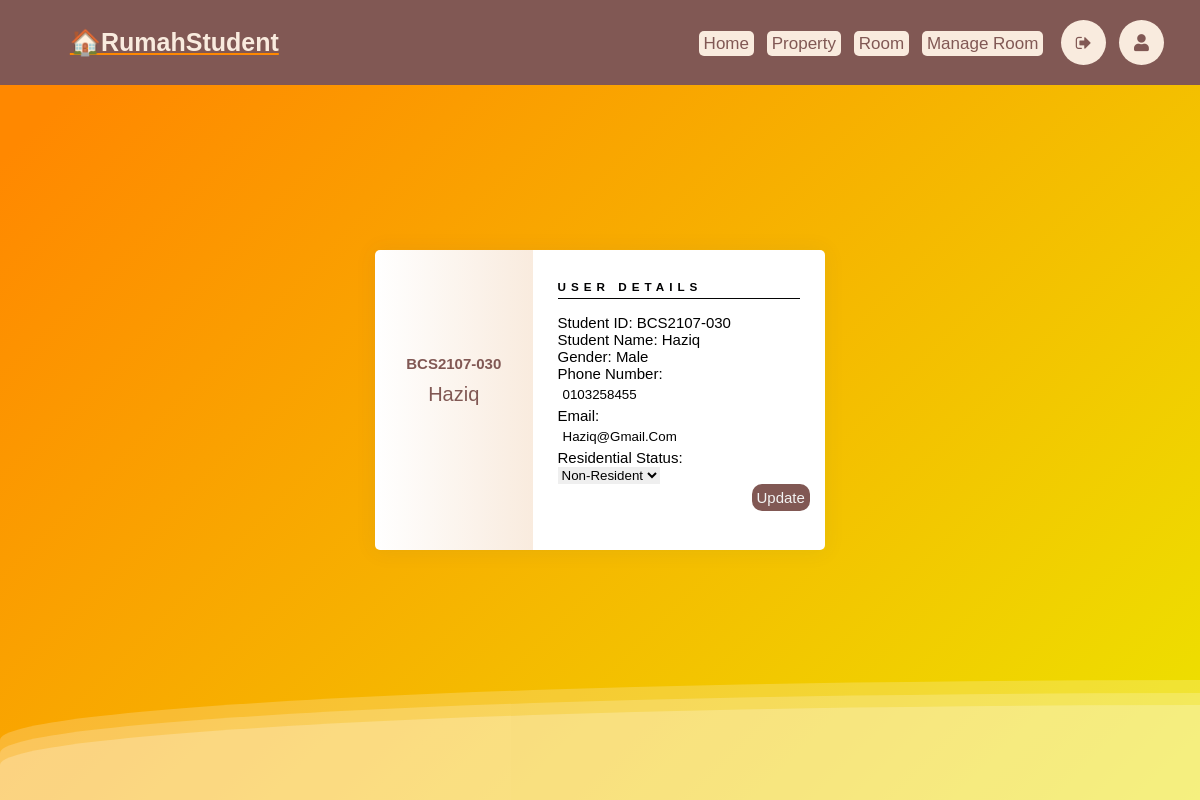
/index/user_profile (signed in), run on the app's committed database.
### HouseRental/models.py (models this page shows, shortened)
class CustomUser(AbstractBaseUser, PermissionsMixin):
    ROLE_CHOICES = (
        ('admin', 'Admin'),
        ('student', 'Student'),
    )
    customID = models.CharField(max_length=15, unique=True)
    role = models.CharField(max_length=10, choices=ROLE_CHOICES, default='student')
    is_staff = models.BooleanField(default=False)
    is_active = models.BooleanField(default=True)
    objects = CustomUserManager()
    USERNAME_FIELD = 'customID'
    REQUIRED_FIELDS = []
    @property
    def is_student(self):
        return self.role == 'student'

class Student(models.Model):
    GENDER_CHOICES = [
        ('Male', 'Male'),
        ('Female', 'Female'),
    ]
    RESIDENTIAL_CHOICES = [
        ('Resident', 'Resident'),
        ('Non-resident', 'Non-resident'),
    ]
    user = models.OneToOneField(CustomUser, on_delete=models.CASCADE, primary_key=True)
    studentName=models.CharField(max_length=50)
    studentPhoneNo=models.CharField(max_length=12)
    studentEmail=models.EmailField(max_length=255)
    studentGender=models.CharField(max_length=6, choices=GENDER_CHOICES)
    residentialStatus=models.CharField(max_length=12, choices=RESIDENTIAL_CHOICES)

### HouseRental/views.py (the view)
# urls.py: path("user_profile",views.user_profile, name="user_profile"),
@login_required(login_url='student')
def user_profile(request):
    profile = request.user.student
    if request.method == 'POST':
        form = UserProfileForm(request.POST, instance=profile)
        if form.is_valid():
            form.save()
            return redirect('index')
    else:
        form = UserProfileForm(instance=profile)
    currentuser = request.user.student
    room_exists = Room.objects.filter(studentID=currentuser).exists()
    context = {
        'room_exists': room_exists,
        'form': form,
    }
    return render(request, 'user_profile.html',context)

### HouseRental/forms.py
class UserProfileForm(forms.ModelForm):
    class Meta:
        model = Student
        fields = ['studentPhoneNo', 'studentEmail', 'residentialStatus']
        widgets = {
            'studentGender': forms.TextInput(attrs={'readonly': 'readonly'}),
            'studentName': forms.TextInput(attrs={'readonly': 'readonly'}),
        }

### HouseRental/templates/user_profile.html (shortened to what this page needs)
{% extends 'header.html' %}
{% block content %}
<body>
  <div>
    <div class="wave"></div>
    <div class="wave"></div>
    <div class="wave"></div>
</div>
<div class="wrapper">
    <div class="left">
        <h4>{{ request.user.customID }}</h4>
        <br>
        <p>{{ form.instance.studentName }}</p>
    </div>
    <div class="right">
        <div class="info">
          <h3>User Details</h3>
          <form method="post" action="{% url 'user_profile' %}">
            <label>Student ID:</label> {{ request.user.customID }}
            <br>
            <label>Student Name:</label> {{ form.instance.studentName }}
            <br>
            <label>Gender:</label> {{ form.instance.studentGender }}
            <br>
            <label>Phone Number:</label> {{ form.studentPhoneNo }}<br>
            <label>Email:</label><br>{{ form.studentEmail }}<br>
            <label>Residential Status:</label><br>{{ form.residentialStatus }}
            <br>
            <button type="submit">Update</button>
          </form>
        </div>
    </div>
</div>
</body>
</html>
{% endblock %}

### HouseRental/templates/header.html (style rules this page uses)
* { font-family: 'Poppins', sans-serif; margin: 0; padding: 0; -webkit-box-sizing: border-box; box-sizing: border-box; outline: none; border: none; text-decoration: none; text-transform: capitalize; -webkit-transition: .2s linear; transition: .2s linear; }
html { font-size: 62.5%; overflow-x: hidden; scroll-behavior: smooth; }

### HouseRental/templates/user_profile.html (style rules this page uses)
body { margin: auto; font-family: -apple-system, BlinkMacSystemFont, sans-serif; overflow: auto; background: linear-gradient(315deg, #00D5FF 3%, #33CC4E 38%, #E7FF00 68%, #FF8800 98%); animation: gradient 15s ease infinite; background-size: 400% 400%; background-attachment: fixed; }
.wave { background: rgb(255 255 255 / 25%); border-radius: 1000% 1000% 0 0; position: fixed; width: 200%; height: 12em; animation: wave 10s -3s linear infinite; transform: translate3d(0, 0, 0); opacity: 0.8; bottom: 0; left: 0; z-index: -1; }
.wave:nth-of-type(2) { bottom: -1.25em; animation: wave 18s linear reverse infinite; opacity: 0.8; }
.wave:nth-of-type(3) { bottom: -2.5em; animation: wave 20s -1s reverse infinite; opacity: 0.9; }
* { margin: 0; padding: 0; box-sizing: border-box; list-style: none; font-family: 'Josefin Sans', sans-serif; font-family: 'Nunito', sans-serif; margin:0; padding:0; box-sizing: border-box; text-decoration: none; outline: none; border:none; text-transform: capitalize; transition: all .2s linear; }
body { background-color: #f3f3f3; }
.wrapper { position: absolute; top: 50%; left: 50%; transform: translate(-50%,-50%); width: 450px; height: 300px; display: flex; box-shadow: 0 1px 20px 0 rgba(69,90,100,.08); }
.wrapper .left { width: 35%; background: linear-gradient(to right,#fff,#F9EBDE); padding: 30px 25px; border-top-left-radius: 5px; border-bottom-left-radius: 5px; text-align: center; color: #815854; }
.wrapper .left h4 { margin-top: 70%; font-size: 15px; }
.wrapper .left p { font-size: 20px; }
.wrapper .right { width: 65%; background: #fff; padding: 30px 25px; border-top-right-radius: 5px; border-bottom-right-radius: 5px; }
.wrapper .right .info { margin-bottom: 25px; }
.wrapper .right .info h3 { margin-bottom: 15px; padding-bottom: 5px; border-bottom: 1px solid #050404; color: #010102; text-transform: uppercase; letter-spacing: 5px; }
form { color: #000; font-size: 15px; font-weight: 400; }
input { margin: 5px; }
button { background-color: #815854; padding: 5px; border-radius: 1rem; margin-left: 80%; font-size: 15px; color: #f3f3f3; }

### data on the page
CustomUser: user.customID "BCS2107-030"
Student: instance.studentName "Haziq", instance.studentGender "Male", studentPhoneNo "0103258455", studentEmail "haziq@gmail.com", residentialStatus "Non-resident"
